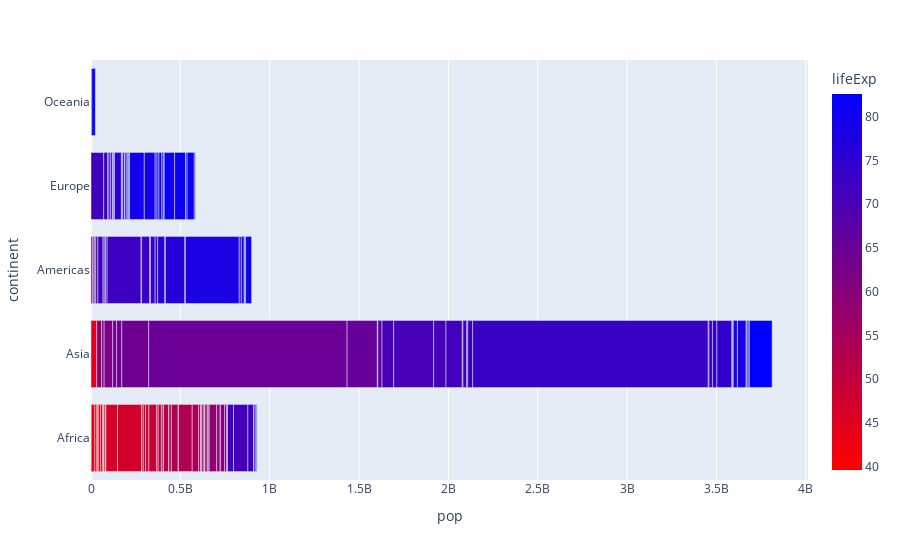

Write notebook code for a chart like this one.
### Code cell
fig = px.bar(df, y="continent", x="pop", color="lifeExp", orientation="h",
             color_continuous_scale='Bluered_r', hover_name="country")

fig.show()

### Figure 1 — Plotly figure (JSON) as saved in the notebook; plotly's stock layout.template omitted (floating-point values rounded to 4 significant figures; data arrays with more than 128 entries replaced by an {"elided": "..."} marker saying what was removed)
{"data": [{"alignmentgroup": "True", "hovertemplate": "<b>%{hovertext}</b><br><br>pop=%{x}<br>continent=%{y}<br>lifeExp=%{marker.color}<extra></extra>", "hovertext": {"elided": "142 str values"}, "legendgroup": "", "marker": {"color": {"elided": "142 float values"}, "coloraxis": "coloraxis", "pattern": {"shape": ""}}, "name": "", "offsetgroup": "", "orientation": "h", "showlegend": false, "textposition": "auto", "type": "bar", "x": {"elided": "142 int values"}, "xaxis": "x", "y": {"elided": "142 str values"}, "yaxis": "y"}], "layout": {"barmode": "relative", "coloraxis": {"colorbar": {"title": {"text": "lifeExp"}}, "colorscale": [[0, "rgb(255,0,0)"], [1, "rgb(0,0,255)"]]}, "legend": {"tracegroupgap": 0}, "margin": {"t": 60}, "xaxis": {"anchor": "y", "domain": [0, 1], "title": {"text": "pop"}}, "yaxis": {"anchor": "x", "domain": [0, 1], "title": {"text": "continent"}}}}
